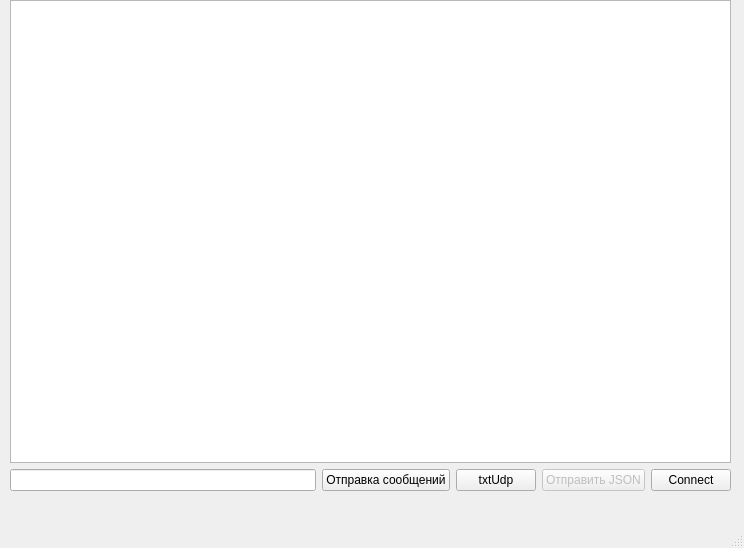
<?xml version="1.0" encoding="UTF-8"?>
<ui version="4.0">
 <class>MainWindow</class>
 <widget class="QMainWindow" name="MainWindow">
  <property name="geometry">
   <rect>
    <x>0</x>
    <y>0</y>
    <width>744</width>
    <height>548</height>
   </rect>
  </property>
  <property name="windowTitle">
   <string>MainWindow</string>
  </property>
  <widget class="QWidget" name="centralwidget">
   <widget class="QWidget" name="layoutWidget">
    <property name="geometry">
     <rect>
      <x>10</x>
      <y>0</y>
      <width>721</width>
      <height>491</height>
     </rect>
    </property>
    <layout class="QVBoxLayout" name="verticalLayout">
     <item>
      <widget class="QTextEdit" name="listMessage"/>
     </item>
     <item>
      <layout class="QHBoxLayout" name="horizontalLayout">
       <item>
        <widget class="QLineEdit" name="textFieldMessage">
         <property name="enabled">
          <bool>true</bool>
         </property>
        </widget>
       </item>
       <item>
        <widget class="QPushButton" name="pushMessage">
         <property name="enabled">
          <bool>true</bool>
         </property>
         <property name="text">
          <string>Отправка сообщений</string>
         </property>
        </widget>
       </item>
       <item>
        <widget class="QPushButton" name="pushTxtForUDP">
         <property name="text">
          <string>txtUdp</string>
         </property>
        </widget>
       </item>
       <item>
        <widget class="QPushButton" name="buttonPushJSON">
         <property name="enabled">
          <bool>false</bool>
         </property>
         <property name="text">
          <string>Отправить JSON</string>
         </property>
        </widget>
       </item>
       <item>
        <widget class="QPushButton" name="buttonConnect">
         <property name="text">
          <string>Connect</string>
         </property>
        </widget>
       </item>
      </layout>
     </item>
    </layout>
   </widget>
  </widget>
  <widget class="QMenuBar" name="menubar">
   <property name="geometry">
    <rect>
     <x>0</x>
     <y>0</y>
     <width>744</width>
     <height>23</height>
    </rect>
   </property>
  </widget>
  <widget class="QStatusBar" name="statusbar"/>
 </widget>
 <resources/>
 <connections/>
</ui>
